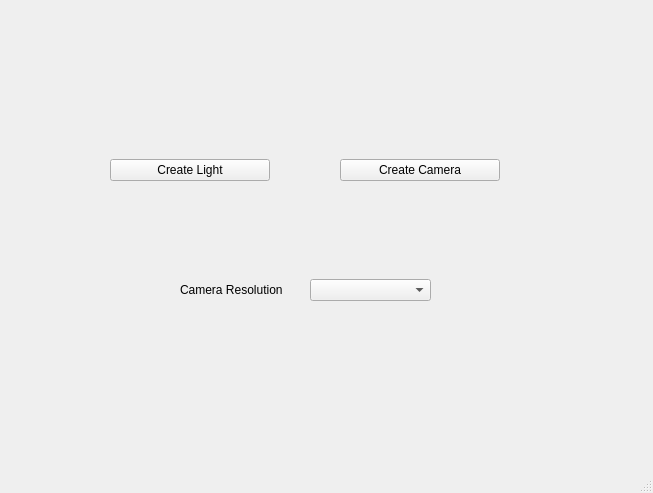
<?xml version="1.0" encoding="UTF-8"?>
<ui version="4.0">
 <class>MainWindow</class>
 <widget class="QMainWindow" name="MainWindow">
  <property name="geometry">
   <rect>
    <x>0</x>
    <y>0</y>
    <width>653</width>
    <height>493</height>
   </rect>
  </property>
  <property name="windowTitle">
   <string>MainWindow</string>
  </property>
  <widget class="QWidget" name="centralwidget">
   <widget class="QWidget" name="verticalLayoutWidget">
    <property name="geometry">
     <rect>
      <x>110</x>
      <y>130</y>
      <width>160</width>
      <height>80</height>
     </rect>
    </property>
    <layout class="QVBoxLayout" name="verticalLayout_2">
     <item>
      <widget class="QPushButton" name="lightCreateButton">
       <property name="text">
        <string>Create Light</string>
       </property>
      </widget>
     </item>
    </layout>
   </widget>
   <widget class="QWidget" name="verticalLayoutWidget_2">
    <property name="geometry">
     <rect>
      <x>340</x>
      <y>130</y>
      <width>160</width>
      <height>80</height>
     </rect>
    </property>
    <layout class="QVBoxLayout" name="verticalLayout_3">
     <item>
      <widget class="QPushButton" name="cameraCreateButton">
       <property name="text">
        <string>Create Camera</string>
       </property>
      </widget>
     </item>
    </layout>
   </widget>
   <widget class="QWidget" name="verticalLayoutWidget_3">
    <property name="geometry">
     <rect>
      <x>310</x>
      <y>250</y>
      <width>121</width>
      <height>80</height>
     </rect>
    </property>
    <layout class="QVBoxLayout" name="verticalLayout">
     <item>
      <widget class="QComboBox" name="resolutionCombo"/>
     </item>
    </layout>
   </widget>
   <widget class="QWidget" name="verticalLayoutWidget_4">
    <property name="geometry">
     <rect>
      <x>180</x>
      <y>250</y>
      <width>121</width>
      <height>80</height>
     </rect>
    </property>
    <layout class="QVBoxLayout" name="verticalLayout_4">
     <item>
      <widget class="QLabel" name="cameraResolution">
       <property name="text">
        <string>Camera Resolution</string>
       </property>
      </widget>
     </item>
    </layout>
   </widget>
  </widget>
  <widget class="QMenuBar" name="menubar">
   <property name="geometry">
    <rect>
     <x>0</x>
     <y>0</y>
     <width>653</width>
     <height>24</height>
    </rect>
   </property>
  </widget>
  <widget class="QStatusBar" name="statusbar"/>
 </widget>
 <resources/>
 <connections/>
</ui>
